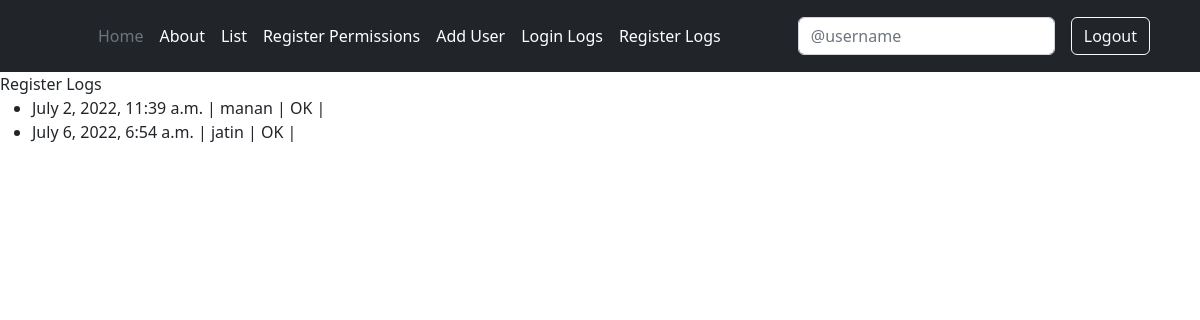
The page /root/registerlog (signed in) on the database as committed earlier.
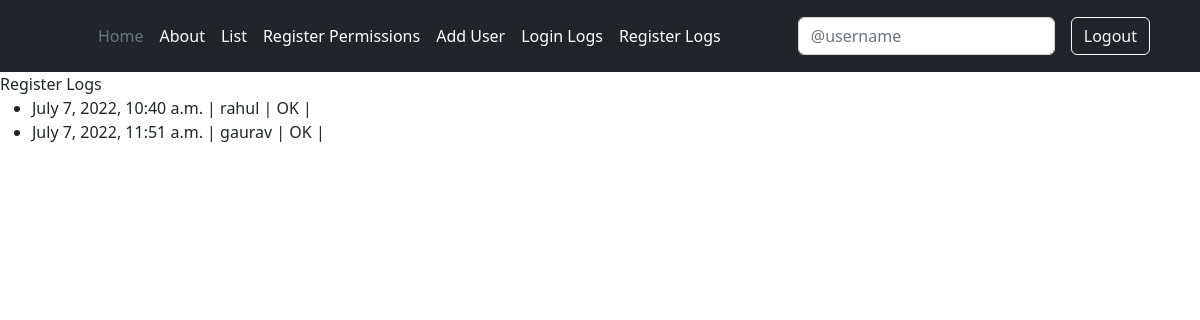
The same page on the database as committed later.
### reg_org/models.py (models this page shows, shortened)
class Organization(models.Model):
    org_name=models.CharField(max_length=100,unique=True)
    num_of_users=models.IntegerField(default=0)
    head_user=models.ForeignKey(User, on_delete=models.CASCADE,null=True)
    client_secret=models.UUIDField(default=uuid.uuid4,editable=False)

class RegisterHistory(models.Model):
    org=models.ForeignKey(Organization, on_delete=models.CASCADE,null=True)
    register_time=models.DateTimeField(auto_now_add=True,null=True)
    register_user=models.CharField(max_length=100)
    status=models.CharField(max_length=100)

### reg_org/views.py (the view)
# urls.py: path('registerlog',views.registerLogView,name='registerlog'),
@login_required
def registerLogView(request):
    try:
        org=Organization.objects.get(head_user=request.user)
        logs=RegisterHistory.objects.filter(org=org)
        usernamesearch=request.GET.get('username')
        if usernamesearch is not None:
            user=User.objects.get(username=usernamesearch)
            if user is not None:
                return redirect(reverse('detail', kwargs={'pk': user.pk}))
        context_log=[]
        for l in logs:
            context_log.append({'org':l.org,'status':l.status,'time':l.register_time,'user':l.register_user})
        return render(request,'registerlog.html',{'logs':context_log})
    except ObjectDoesNotExist:
        return render(request,'error.html',{'error':'data not found'})

### reg_org/templates/registerlog.html
{% extends "base.html" %}
{% block body %}
Register Logs
<ul>
{% for l in logs %}
    <li>
        <span>{{l.time}}</span> |
        <span>{{l.user}} </span> |
        <span>{{l.status}}</span> |
    </li>
{% endfor %}
</ul>
{% endblock %}

Rows that differ between the two databases and show on the page:
changed Organization "OK": time "July 2, 2022, 11:39 a.m." → "July 7, 2022, 10:40 a.m."; user "manan" → "rahul"; time "July 6, 2022, 6:54 a.m." → "July 7, 2022, 11:51 a.m."; user "jatin" → "gaurav"
